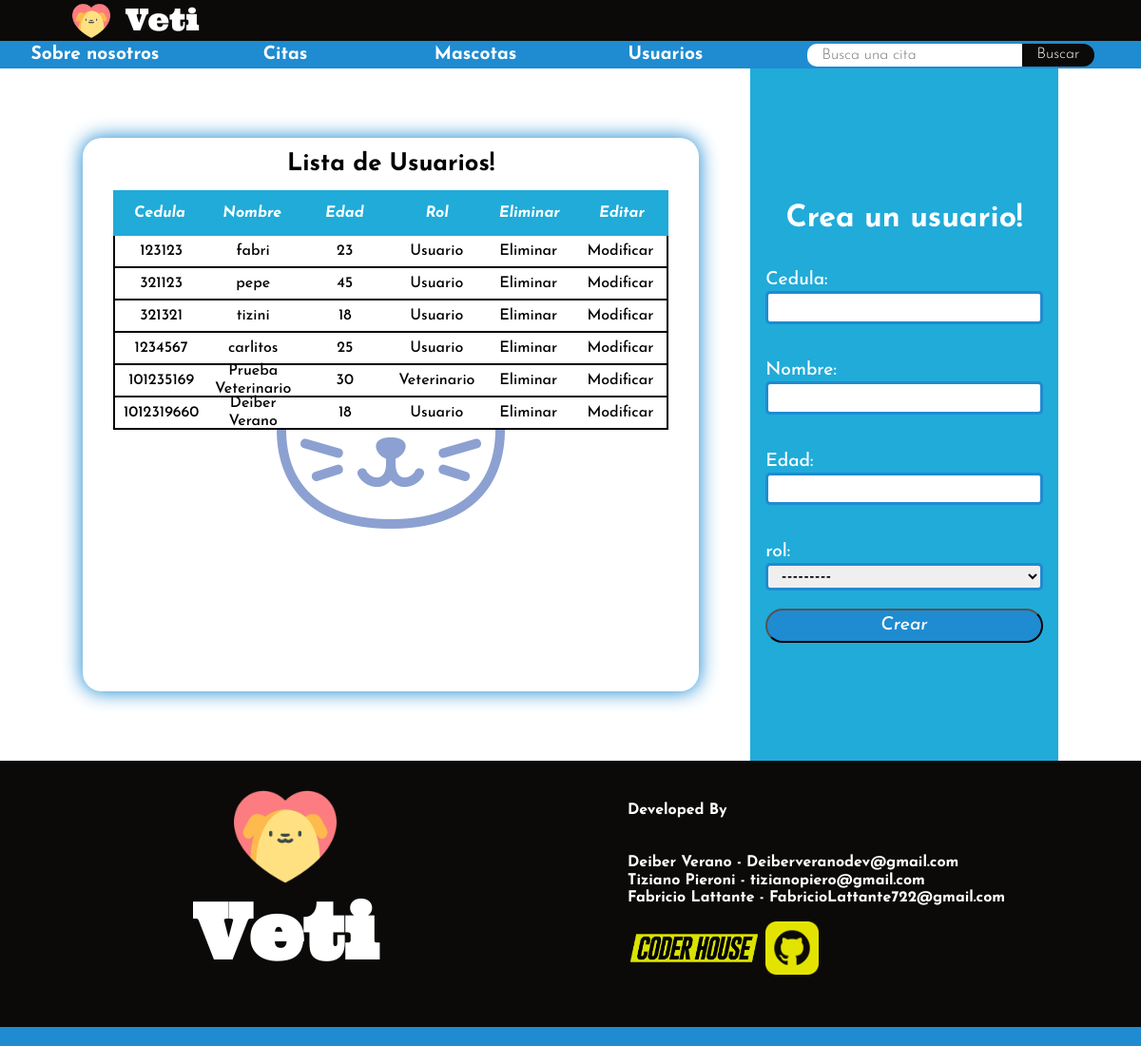
The page /veti/usuarios/ on the database as committed earlier.
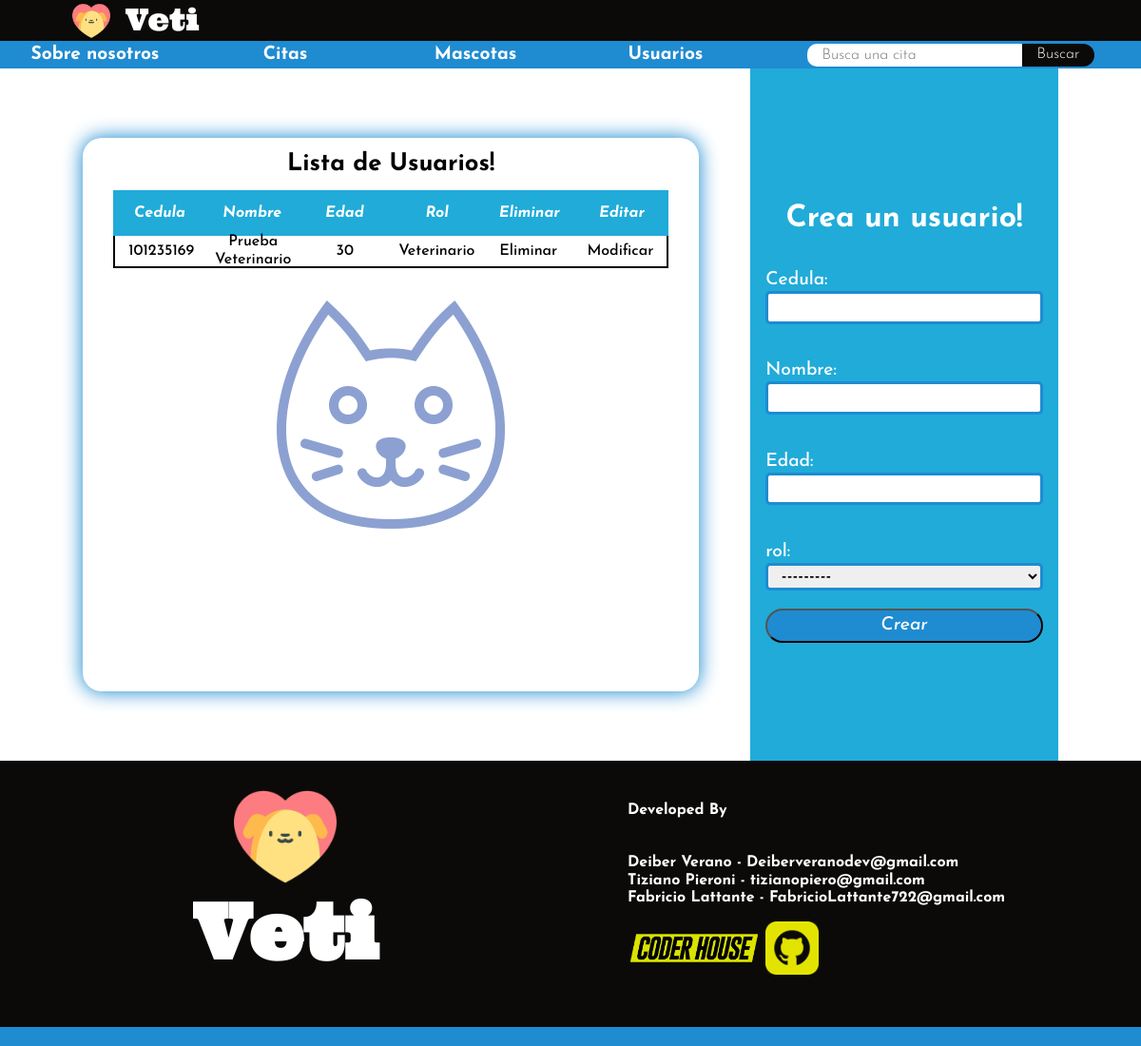
The same page on the database as committed later.
### citas_usuarios/models.py (models this page shows, shortened)
class Persona(models.Model):
    cedula = models.IntegerField(primary_key=True)
    nombre = models.CharField(max_length=30)
    edad = models.IntegerField()
    rol = models.ForeignKey(Rol, on_delete=models.CASCADE)

class Rol(models.Model):
    nombre = models.CharField(max_length=20)
    def __str__(self):
        return self.nombre

### citas_usuarios/views.py (the view, shortened to what this page needs)
# urls.py: path('usuarios/', usuarios, name='usuarios'),
def usuarios(request):
    usuarios_form = UserForm()
    usuarios = Persona.objects.all()
    return render(request,'usuario.html', {'usuarios_form':usuarios_form,'lista_usuario': usuarios})

### citas_usuarios/forms.py
class UserForm(forms.Form):
    cedula = forms.IntegerField()
    nombre = forms.CharField(max_length=20)
    edad = forms.IntegerField()
    rol = forms.ModelChoiceField(
    queryset=Rol.objects.all(),
    label='rol',
    widget=forms.Select
)

### citas_usuarios/templates/usuario.html (shortened to what this page needs)
{% extends 'base.html' %}
{% load static %}
{% block bloqueSeccion %}
    <div class="contenedor-tabla-con-datos">
        <h3>Lista de Usuarios!</h3>
        <table class="tabla-datos-modelos">
            <thead>
                <th>Cedula</th>
                <th>Nombre</th>
                <th>Edad</th>
                <th>Rol</th>
                <th>Eliminar</th>
                <th>Editar</th>
            </thead>
            <tbody>
                {% for usuario in lista_usuario %}
                    <tr>
                        <td>{{usuario.cedula}}</td>
                        <td>{{usuario.nombre}}</td>
                        <td>{{usuario.edad}}</td>
                        <td>{{usuario.rol}}</td>
                        <td>
                            <form action="{% url 'elimina_usuario' usuario.cedula %}" method="POST">{% csrf_token %}
                                <button class="eliminar_registro_btn_tabla" type="submit">Eliminar</button>
                            </form>
                        </td>
                        <td><button class="modificar_registro_btn_tabla"><a href="{% url 'modifica_usuario' usuario.cedula %}">Modificar</a></button></td>
                    </tr>
                {% endfor %}
            </tbody>
        </table>
    </div>
    <div class="div-creacion-registro">
        <h3>Crea un usuario!</h3>
        <form class="formulario-creacion" action="" method="post">
            {{ usuarios_form.as_p }}
            <input type="submit" value="Crear">
        </form>
    </div>
{% endblock bloqueSeccion %}

### citas_usuarios/templates/base.html (shortened to what this page needs)
<!DOCTYPE html>
<html lang="en">
<head>
    {% load static %}
    <link rel="stylesheet" href="{% static 'css/normalize.css' %}">
    <link rel="stylesheet" href="{% static 'css/styles.css' %}">
</head>
<body>
    <header>
        <div id="header_container_tittle">
            <img src="{% static 'img/logoveti.png' %}" alt="logo">
            <h1>Veti</h1>
        </div>
        <nav id="barra_navegacion">
            <a href="{% url 'inicio' %}">Sobre nosotros</a>
            <a href="{% url 'citas' %}">Citas</a>
            <a href="{% url 'mascotas' %}">Mascotas</a>
            <a href="{% url 'usuarios' %}">Usuarios</a>
            <form action="{% url 'busqueda_cita' %}" method="GET">
                <input type="text" id="header_input_busqueda_citas" name="header_input_busqueda_citas" placeholder="Busca una cita">
                <input type="submit" value="Buscar" id="hacer_busqueda_submit">
            </form>
        </nav>
    </header>
    <section id="veti_container">
        <div  id="veti_container_interno">
            {% block bloqueSeccion %}
            {% endblock bloqueSeccion %}
        </div>
    </section>
    <footer>
        <div class="columna_footer" id="footer_tittlediv">
            <img src="{% static 'img/logoveti.png' %}" alt="logo">
            <p>Veti</p>
        </div>
        <div class="columna_footer">
            <h4>Developed By</h4>
            <p>
                Deiber Verano - Deiberveranodev@gmail.com<br>
                Tiziano Pieroni - tizianopiero@gmail.com<br>
                Fabricio Lattante - FabricioLattante722@gmail.com<br>
            </p>
            <div>
                <a href=""><img id="coderhouse-img" src="{% static 'img/coderhouse-logo.png' %}" alt="CoderHouse"></a>
                <a href=""><img id="github-img" src="{% static 'img/githublogo.png' %}" alt="GitHub"></a>
            </div>
    </footer>
</body>
</html>

### citas_usuarios/static/css/styles.css (style rules this page uses)
html { width: 100%; height: 100vh; }
body { width: 100%; height: 100vh; }
:root { --color1: #1f8bd1; --color2: #20abd9; --color3: #4fdadf; --color4: #b4edeb; --color5: #f4efed; --color6: #0b0a08 }
h3 { margin: 0.5em; }
header { width: 100%; height: 9vh; background-color: var(--color6); color: white; display: flex; flex-direction: column; justify-content: center; align-items: center; }
#header_container_tittle { width: 90%; height: 60%; margin: auto; font-family: vetitittle; display: flex; align-items: center; }
#header_container_tittle h1 { margin: 0; font-weight: lighter; }
#header_container_tittle img { width: 5vh; padding: 0 2vh; }
#barra_navegacion { height: 40%; width: 100%; background-color: var(--color1); display: flex; align-items: center; }
#barra_navegacion a { flex: 1; text-decoration: none; color: white; text-align: center; font-family: Josefin-bold; transition: .2s; height: 100%; display: flex; align-items: center; justify-content: center; font-size: 1.2em; }
#barra_navegacion form { flex: 2; display: flex; justify-content: center; align-items: center; font-family: Josefin-Light; }
#header_input_busqueda_citas { padding: 0 1em; border-radius: 10px 0 0 10px; border: none; height: 1.5em; }
#hacer_busqueda_submit { padding: 0 1em; border: none; height: 1.5em; background-color: var(--color6); color: white; cursor: pointer; border-radius: 0 30px 30px 0; }
footer { height: 35vh; width: 100%; display: flex; align-items: flex-start; justify-content: space-around; position: relative; bottom: 0; background-color: var(--color6); color: white; border-bottom: var(--color1) 20px solid; }
.columna_footer { width: 40%; height: 90%; display: flex; flex-direction: column; justify-content: center; align-items: flex-start; font-family: Josefin-Bold; }
#footer_tittlediv { align-items: center; }
#footer_tittlediv img { width: 9vw; }
#footer_tittlediv p { margin: 0; font-size: 5em; font-family: vetitittle; font-weight: bolder; }
#github-img { height: 7vh; }
#coderhouse-img { height: 7vh; }
#veti_container { width: 100%; height: 91vh; background-image: url("../img/iconmonstr-cat-2-240.png"); background-position: center; background-repeat: no-repeat; }
#veti_container_interno { width: 90%; height: 100%; display: flex; justify-content: space-around; align-items: center; margin: auto; }
.div-creacion-registro { width: 30%; background: var(--color2); display: flex; justify-content: center; align-items: center; flex-direction: column; height: 100%; color: white; }
.div-creacion-registro h3 { font-size: 2em; font-family: Josefin-Bold; text-align: center; display: flex; align-items: center; flex-direction: column; }
.formulario-creacion { width: 90%; display: flex; flex-direction: column; justify-content: center; align-items: center; font-family: Josefin-medium; }
.formulario-creacion p { display: flex; flex-direction: column; width: 100%; font-size: 1.2em; }
.formulario-creacion p input,select { padding: 0 0 0 .5em; height: 1.5em; border: 3px solid var(--color1); border-radius: 5px; }
.formulario-creacion > input { width: 100%; background-color: var(--color1); color: white; font-family: Josefin-Medium-Italic; padding: 5px 0; font-size: 1.2em; cursor: pointer; border-radius: 20px; transition: .2s; }
.contenedor-tabla-con-datos { box-shadow: 0 0 20px 1px var(--color1); border-radius: 20px; background: white; display: flex; align-items: center; flex-direction: column; width: 60%; height: 80%; overflow: auto; background-image: url("../img/iconmonstr-cat-2-240.png"); background-position: center; background-repeat: no-repeat; }
.contenedor-tabla-con-datos h3 { font-family: Josefin-bold; font-size: 1.6em; }
.tabla-datos-modelos { width: 90%; display: flex; flex-direction: column; align-items: center; justify-content: center; }
.tabla-datos-modelos thead { width: 100%; height: 3em; background-color: var(--color2); color: white; }
.tabla-datos-modelos tbody { width: 100%; height: 2em; font-family: Josefin-medium; }
.tabla-datos-modelos tr { height: 100%; display: flex; align-items: center; border: 2px solid black; border-top: none; }
.tabla-datos-modelos tbody tr { background-color: white; }
.tabla-datos-modelos tr th,td { flex: 1; text-align: center; }
.tabla-datos-modelos button { width: 100%; border: none; background-color: transparent; cursor: pointer; border-radius: 20px; padding: 5px; color: black; transition: .2s; }
.tabla-datos-modelos button a { text-decoration: none; color: black; transition: .2s; }

Rows that differ between the two databases and show on the page:
removed Persona: cedula "123123", nombre "fabri", edad "23", rol "Usuario"
removed Persona: cedula "321123", nombre "pepe", edad "45", rol "Usuario"
removed Persona: cedula "321321", nombre "tizini", edad "18", rol "Usuario"
removed Persona: cedula "1234567", nombre "carlitos", edad "25", rol "Usuario"
removed Persona: cedula "1012319660", nombre "Deiber Verano", edad "18", rol "Usuario"
